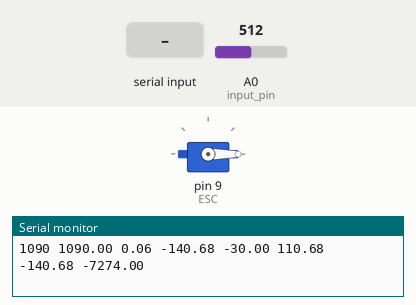
A sketch run on a simulated Arduino Uno, built with avr-gcc and run on an emulated ATmega328P. Parts: servo, the last lines printed to the serial monitor. The inputs (shaded band) are chosen by the test bench; at power-on: A0 (input_pin) = 512.

Above: at 1.2 s.
1.3 s: A0 (input_pin) set to 1017
At 4.1 s:
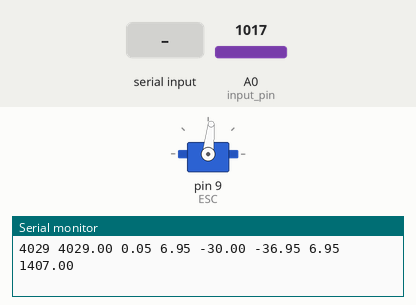
4.3 s: "30,150\n" received over Serial
At 5.3 s:
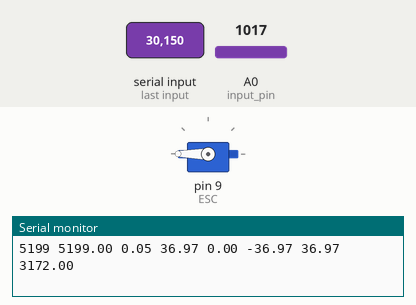
5.9 s: A0 (input_pin) set to 979
8.9 s: A0 (input_pin) set to 962
At 10.2 s:
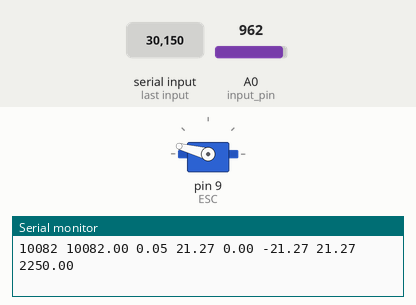
11.9 s: A0 (input_pin) set to 759
At 13.1 s:
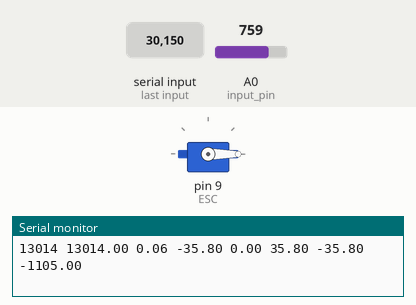
13.4 s: A0 (input_pin) set to 1023
At 14.1 s:
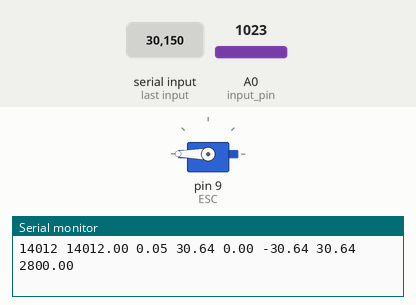
Timing chart, 0 to 16.4 s (numbered marks = the images above; inputs shaded):
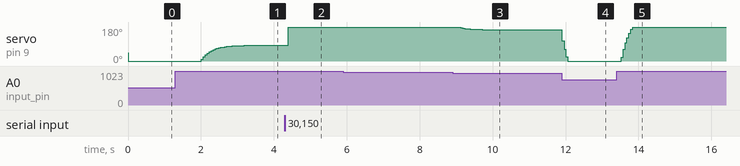

Measured:
- the behaviour switches between 971 and 970 on A0 (input_pin) (found by bisection; images 2 and 3)
- after the input at 1.3 s, servo on pin 9 (ESC): moves from 0° to 84° over 1.8 s, starting after 0.71 s
- after the input at 4.3 s, servo on pin 9 (ESC): 84° → 180° after 0.10 s
- after the input at 8.9 s, servo on pin 9 (ESC): moves from 180° to 165° over 0.85 s, starting after 0.17 s
- after the input at 11.9 s, servo on pin 9 (ESC): 165° → 0° at once
- after the input at 13.4 s, servo on pin 9 (ESC): 0° → 180° after 0.13 s

The sketch:

pid_arduino.ino
```cpp
#include <Servo.h>
const int input_pin = A0;
const int output_pin = 9;

Servo ESC;
int angulo, vel = 1000;
double deltatiempo, tiempo_anterior, integral, antes, output = 0;
double kp, ki, kd, setpoint= -30;
double alfa, theta, potcorr;

void setup() {
  ESC.attach(9);
  ESC.writeMicroseconds(1000);
  kp= 15;
  //ki= 30;
  //kd= 0.1;
  tiempo_anterior= 0;
  Serial.begin(9600);
  Serial.setTimeout(10);
  /*
  analogWrite(output_pin, 0);
  for(int i= 0; i<50; i++){
    Serial.print(setpoint);
    Serial.print(",");
    Serial.println(0);
    delay(100);
  }
  */
}

void loop() {
  unsigned long ahora = millis();
  deltatiempo= (ahora - tiempo_anterior)/1000.00;
  tiempo_anterior = ahora;
  double sensor= angulos(input_pin,alfa);
  double error= setpoint - sensor;
  output= pid(error);
  ESC.writeMicroseconds(output);

  //Establecimiento de setpoint
  if(Serial.available() >= 1)
  {
    setpoint = Serial.parseInt(); //Leer un entero por serial
  }

  Serial.print(ahora);
  Serial.print(" ");
  Serial.print(tiempo_anterior);
  Serial.print(" ");
  Serial.print(deltatiempo);
  Serial.print(" ");
  Serial.print(antes);
  Serial.print(" ");
  Serial.print(setpoint);
  Serial.print(" ");
  Serial.print(sensor);
  Serial.print(" ");
  Serial.print(error);
  Serial.print(" ");
  Serial.println(output);
}

double pid(double error){
  double proporcional = error;
  integral += error*deltatiempo;
  double derivativo= (error - antes)/deltatiempo;
  antes = error;
  double output= (kp*proporcional) + (ki*integral) + (kd*derivativo);
  output = map(output, 0, 255, 1000, 2000);
  return output;
}
float yn_1 = 0;
float fiir(int input_pin, float alfa){
  float xn, yn;
  alfa = 0.17;
  yn = alfa*float(analogRead(input_pin)) + (1-alfa)*yn_1;
  yn_1 = yn;
  return yn;
}

#define A0_raw_maximum  769
#define A0_raw_minimum  1007
#define angle_maximum   34.1
#define angle_minimum   -34.1
float angulos(int input_pin, float alfa){
  potcorr= fiir(input_pin,alfa);
  theta = (34.1-(-34.1))/(A0_raw_maximum-A0_raw_minimum)*(potcorr-A0_raw_minimum)-34.1;
  //Serial.print(theta);
  return theta;
}
```
